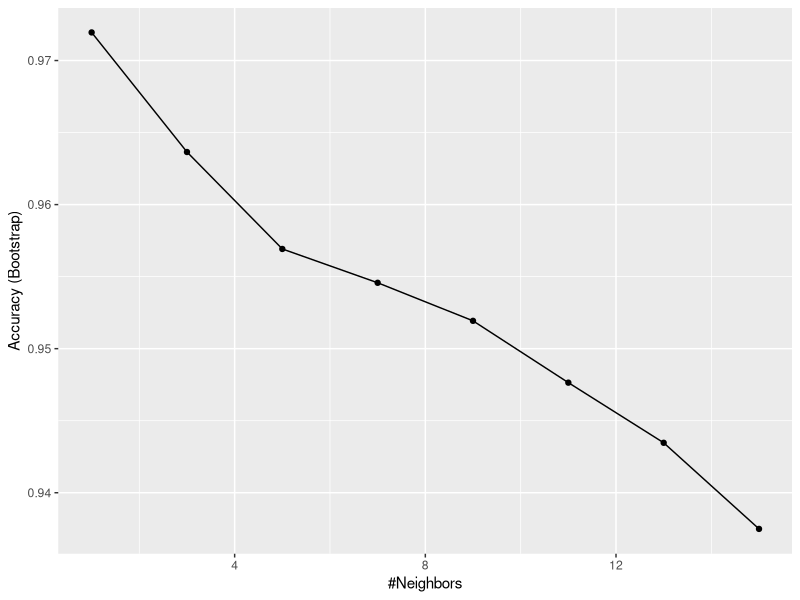
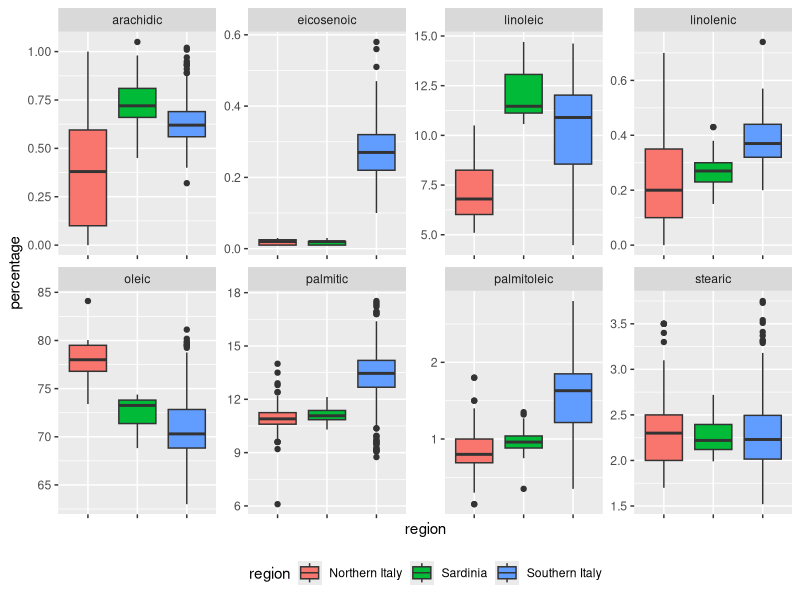
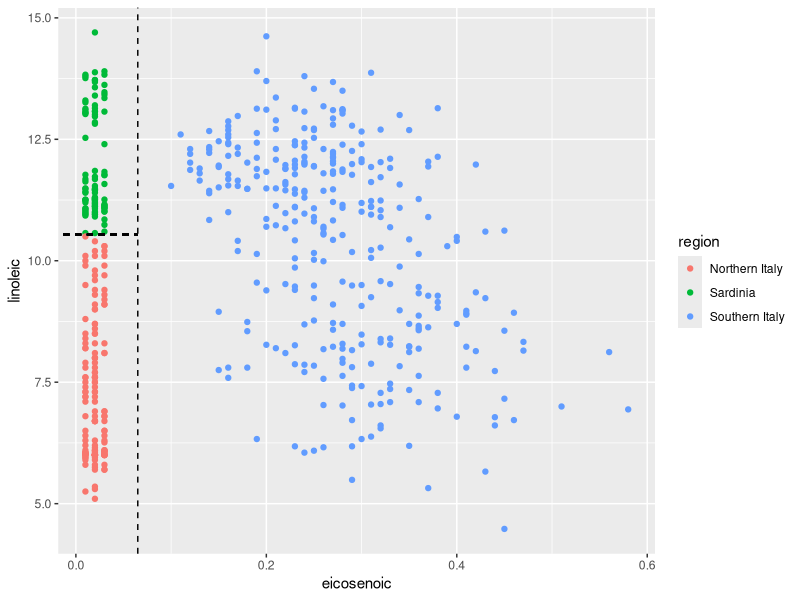
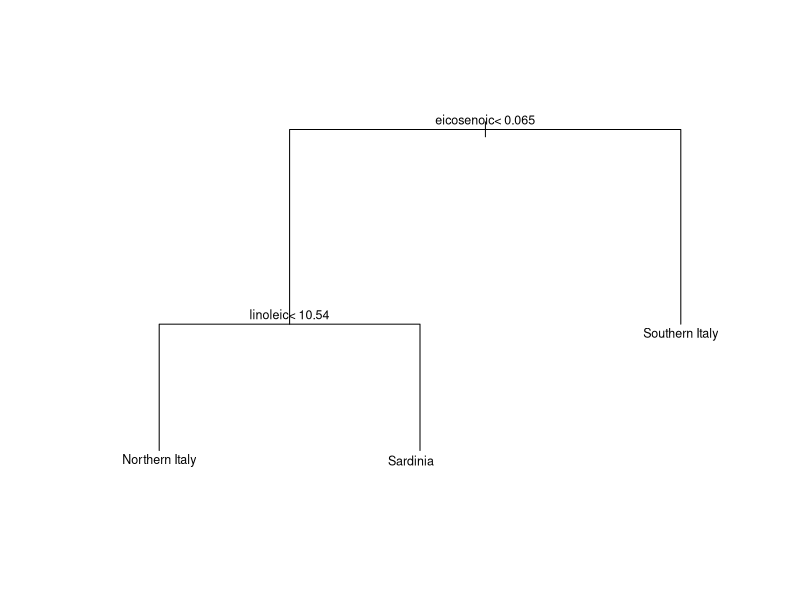
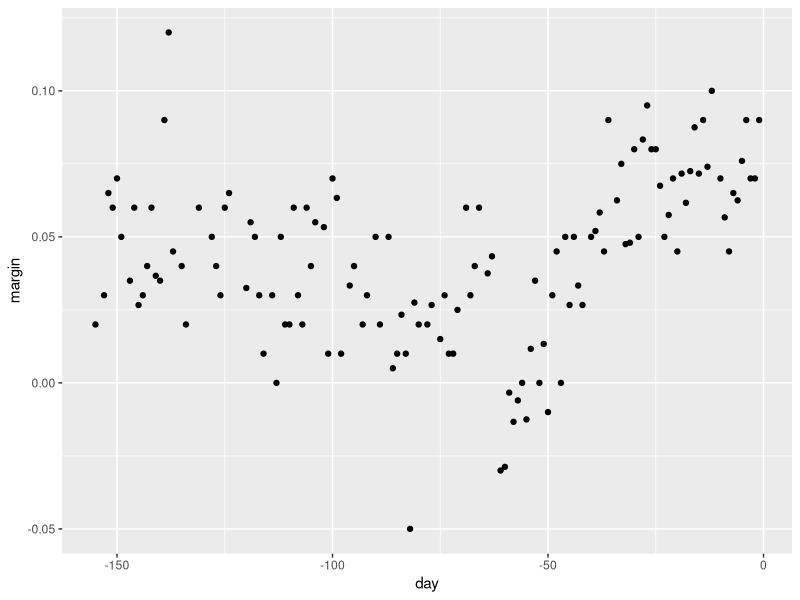
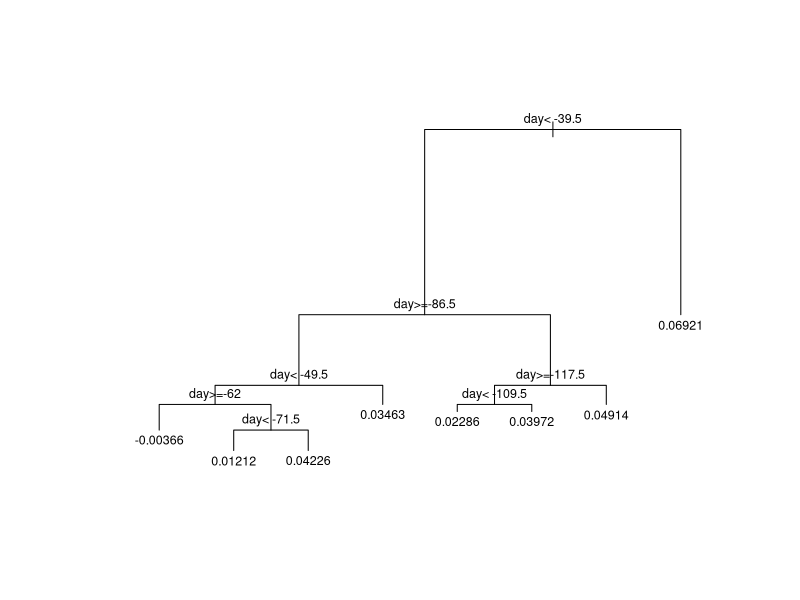
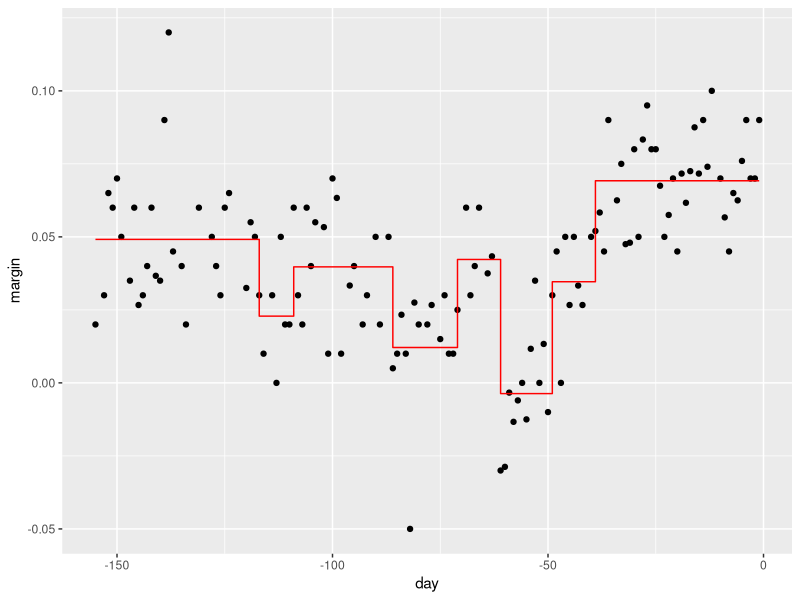
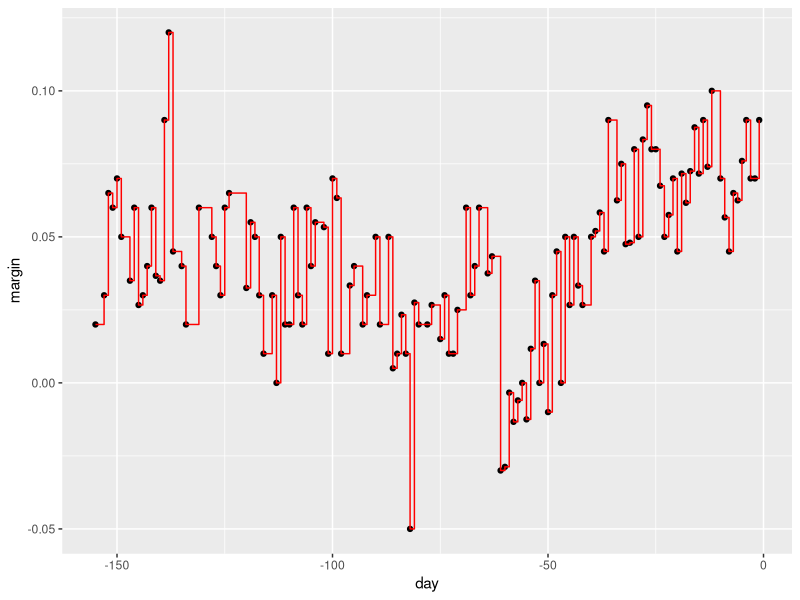

Recreate these plots in R, in order.
## ---- chunk 1
knitr::opts_chunk$set(echo = TRUE, fig.align = "center", message = FALSE, warning = FALSE)
library(caret)
library(tidyverse)
library(dslabs)
library(rpart)
library(randomForest)
library(kableExtra)
library(gridExtra)
img_path <- "treeFigs/"
## ---- chunk 2
data("olive")
olive <- select(olive, -area) # remove `area`; we predict `region`
names(olive)
table(olive$region)
## ---- chunk 3
olive %>% head() %>%
  knitr::kable() %>% kable_styling(font_size = 7)
## ---- chunk 4
fit <- train(region ~ ., method = "knn", data = olive,
             tuneGrid = data.frame(k = seq(1, 15, 2)))
ggplot(fit)
## ---- chunk 5
olive %>% gather(fatty_acid, percentage, -region) %>%
  ggplot(aes(region, percentage, fill = region)) +
  geom_boxplot() +
  facet_wrap(~fatty_acid, scales = "free", ncol = 4) +
  theme(axis.text.x = element_blank(), legend.position = "bottom")
## ---- chunk 6
olive %>%
  ggplot(aes(eicosenoic, linoleic, color = region)) +
  geom_point() +
  geom_vline(xintercept = 0.065, lty = 2) +
  geom_segment(x = -0.2, y = 10.54, xend = 0.065, yend = 10.54,
               color = "black", lty = 2)
## ---- chunk 7
train_rpart <- train(region ~ ., method = "rpart", data = olive)
plot(train_rpart$finalModel, margin = 0.1)
text(train_rpart$finalModel, cex = 0.75)
## ---- chunk 8
data("polls_2008")
polls_2008 %>% ggplot() + geom_point(aes(day, margin))
## ---- chunk 9
fit <- rpart(margin ~ ., data = polls_2008)
## ---- chunk 10
plot(fit, margin = 0.1)
text(fit, cex = 0.75)
## ---- chunk 11
polls_2008 %>%
  mutate(y_hat = predict(fit)) %>% ggplot() +
  geom_point(aes(day, margin)) + geom_step(aes(day, y_hat), col = "red")
## ---- chunk 12
fit <- rpart(margin ~ ., data = polls_2008,
             control = rpart.control(cp = 0, minsplit = 2))
polls_2008 %>%
  mutate(y_hat = predict(fit)) %>% ggplot() +
  geom_point(aes(day, margin)) + geom_step(aes(day, y_hat), col = "red")
## ---- chunk 13
pruned_fit <- prune(fit, cp = 0.01)
polls_2008 %>% mutate(y_hat = predict(pruned_fit)) %>% ggplot() +
  geom_point(aes(day, margin)) + geom_step(aes(day, y_hat), col = "red")
## ---- chunk 14
train_rpart <- train(margin ~ ., method = "rpart",
                     tuneGrid = data.frame(cp = seq(0, 0.05, len = 25)),
                     data = polls_2008)
ggplot(train_rpart)
## ---- chunk 15
plot(train_rpart$finalModel, margin = 0.1)
text(train_rpart$finalModel, cex = 0.75)
## ---- chunk 16
polls_2008 %>%
  mutate(y_hat = predict(train_rpart)) %>% ggplot() +
  geom_point(aes(day, margin)) + geom_step(aes(day, y_hat), col = "red")
## ---- chunk 17
data("mnist_27")

plot_cond_prob <- function(p_hat = NULL){
  tmp <- mnist_27$true_p
  if(!is.null(p_hat)){
    tmp <- mutate(tmp, p = p_hat)
  }
  tmp %>% ggplot(aes(x_1, x_2, z = p, fill = p)) +
  geom_raster(show.legend = FALSE) +
  scale_fill_gradientn(colors = c("#F8766D", "white", "#00BFC4")) +
  stat_contour(breaks = c(0.5), color = "black")
}

p1 <- mnist_27$train %>%
  ggplot(aes(x_1, x_2, col = y)) + geom_point() +
  ggtitle("Scatterplot of the data")
p2 <- plot_cond_prob() + ggtitle("True conditional probability")
grid.arrange(p1, p2, nrow = 1)
## ---- chunk 18
set.seed(1)
train_rpart <- train(y ~ ., method = "rpart", data = mnist_27$train,
                     tuneGrid = data.frame(cp = seq(0.0, 0.1, len = 30)))
plot(train_rpart)
## ---- chunk 19
y_hat <- predict(train_rpart, mnist_27$test)
confusionMatrix(y_hat, mnist_27$test$y)$overall["Accuracy"]
## ---- chunk 20
p1 <- plot_cond_prob() + ggtitle("True conditional probability")
p2 <- plot_cond_prob(predict(train_rpart, newdata = mnist_27$true_p, type = "prob")[,2]) +
  ggtitle("Decision Tree")
grid.arrange(p2, p1, nrow = 1)
## ---- chunk 21
fit <- randomForest(margin ~ ., data = polls_2008)
fit
## ---- chunk 22
plot(fit, main = '')
## ---- chunk 23
polls_2008 %>%
  mutate(y_hat = predict(fit, newdata = polls_2008)) %>% ggplot() +
  geom_point(aes(day, margin)) + geom_line(aes(day, y_hat), col = "red")
## ---- chunk 24
set.seed(1)
ntrees <- 50
XLIM <- range(polls_2008$day)
YLIM <- range(polls_2008$margin)

if(knitr::is_html_output()){
  knitr::include_graphics(file.path(img_path, "rf.gif"))
} else {
  sum <- rep(0, nrow(polls_2008))
  res <- vector("list", ntrees)
  show <- c(1, 5, 25, 50)
  par(mfrow = c(1, 4), mar = c(4, 4, 2, 1))
  for(i in 1:ntrees){
    ind <- sort(sample(1:nrow(polls_2008), replace = TRUE))
    tmp <- polls_2008[ind, ]
    fit_b <- rpart(margin ~ day, data = tmp)
    res[[i]] <- tibble(day = tmp$day, margin = predict(fit_b, newdata = tmp))
    sum <- sum + predict(fit_b, newdata = polls_2008)
    avg <- sum / i
    if(i %in% show){
      with(tmp, plot(day, margin, pch = 1, xlim = XLIM, ylim = YLIM, type = "n",
                     xlab = "Days", ylab = "Obama - McCain",
                     main = ifelse(i == 1, paste(i, "tree"), paste(i, "trees"))))
      for(j in 1:i){
        with(res[[j]], lines(day, margin, type = "s", col = "grey", lty = 2))
      }
      with(tmp, points(day, margin, pch = 1))
      with(res[[i]], lines(day, margin, type = "s", col = "azure4", lwd = 2))
      lines(polls_2008$day, avg, lwd = 3, col = "blue")
    }
  }
}
## ---- chunk 25
set.seed(1)
train_rf <- randomForest(y ~ ., data = mnist_27$train)
confusionMatrix(predict(train_rf, mnist_27$test),
                mnist_27$test$y)$overall["Accuracy"]
## ---- chunk 26
p1 <- plot_cond_prob() + ggtitle("True conditional probability")
p2 <- plot_cond_prob(predict(train_rf, newdata = mnist_27$true_p, type = "prob")[,2]) +
  ggtitle("Random Forest")
grid.arrange(p2, p1, nrow = 1)
## ---- chunk 27
set.seed(1)
nodesize <- seq(1, 51, 10)
acc <- sapply(nodesize, function(ns){
  train(y ~ ., method = "rf", data = mnist_27$train,
        tuneGrid = data.frame(mtry = 2),
        nodesize = ns)$results$Accuracy })
plot(nodesize, acc)
## ---- chunk 28
plot(nodesize, acc, type = "b", pch = 19, xlab = "Minimum node size",
     ylab = "Bootstrap accuracy")
## ---- chunk 29
set.seed(1)
train_rf_2 <- randomForest(y ~ ., data = mnist_27$train,
                           nodesize = nodesize[which.max(acc)])
confusionMatrix(predict(train_rf_2, mnist_27$test),
                mnist_27$test$y)$overall["Accuracy"]
## ---- chunk 30
p1 <- plot_cond_prob() + ggtitle("True conditional probability")
p2 <- plot_cond_prob(predict(train_rf_2, newdata = mnist_27$true_p, type = "prob")[,2]) +
  ggtitle("Random Forest")
grid.arrange(p2, p1, nrow = 1)
## ---- chunk 31
set.seed(1)
olive_rf <- randomForest(region ~ ., data = olive, importance = TRUE)
olive_rf$confusion   # OOB confusion matrix
## ---- chunk 32
imp <- importance(olive_rf, type = 1)  # permutation importance
par(mar = c(4, 7, 1, 1))
barplot(sort(imp[, 1]), horiz = TRUE, las = 1,
        xlab = "Mean decrease in accuracy")
## ---- chunk 33
sessionInfo()
